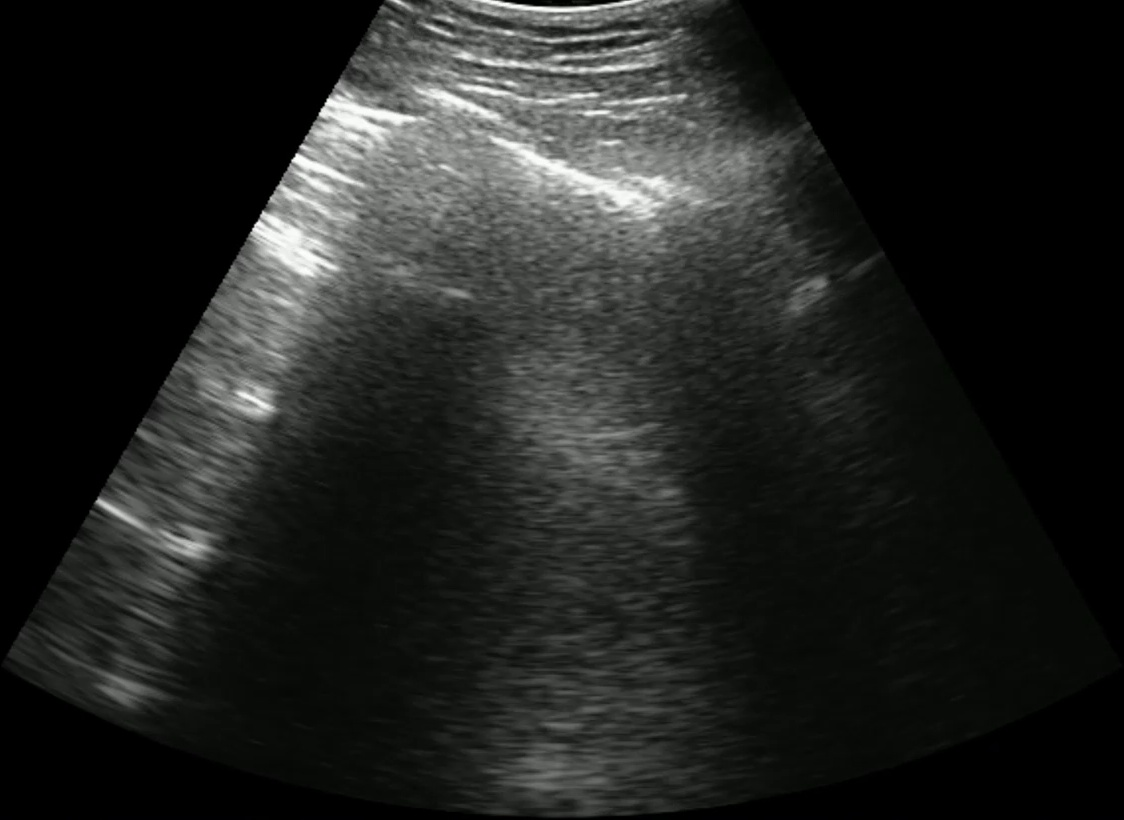
#> input picture LUS_patient_baseline/dataset/1/din-01-L-1-V-frame10.jpg, 1124 x 820 px, given in place of din-01-L-1-V-frame10-pleural_line.jpg, which was not available
$ python data_prepare.py
#> lines starting #> are read from the running program, lines starting #| are printed output that depends on the picture; pictures that were not available may be replaced by others from this repository, and a replacement may not be noted
import cv2
import os
import numpy as np
import matplotlib.pyplot as plt

sample_list = []
for i in os.listdir('1'):
    sample_list.append('1/' + i)
for i in os.listdir('2'):
    sample_list.append('2/' + i)
for sample in sample_list:
    pleural_line = 'Labels/' + sample.split('.')[0] + '-pleural_line.jpg'
    rib_line = 'Labels/' + sample.split('.')[0] + '-rib_line.jpg'
    rib_shadow = 'Labels/' + sample.split('.')[0] + '-rib_shadow.jpg'
    pl = cv2.imread(pleural_line, cv2.IMREAD_GRAYSCALE)
#> pl: shape (820, 1124); min 0, max 255, mean 34
    rl = cv2.imread(rib_line, cv2.IMREAD_GRAYSCALE)
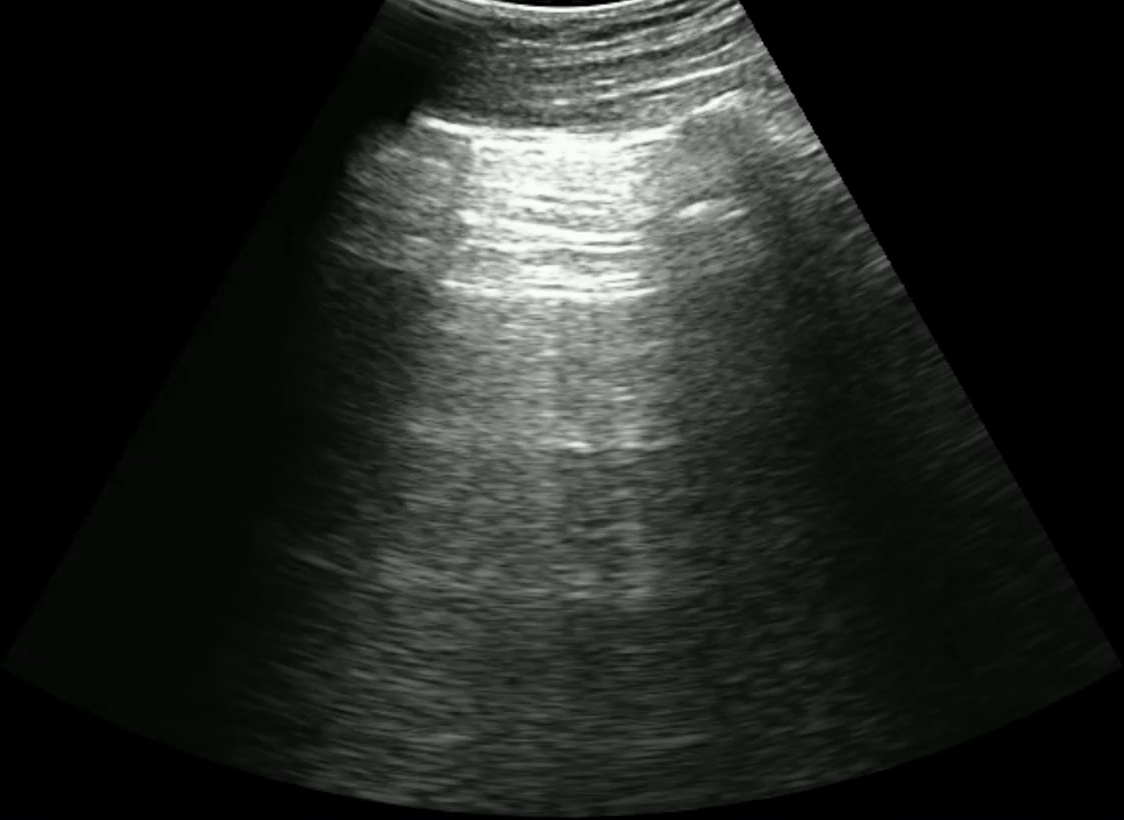
#> input picture LUS_patient_baseline/dataset/1/din-01-R-1-V-frame3.jpg, 1124 x 820 px, given in place of din-01-L-1-V-frame10-rib_line.jpg, which was not available
#> rl: shape (820, 1124); min 0, max 255, mean 37.2
    rs = cv2.imread(rib_shadow, cv2.IMREAD_GRAYSCALE)
    print(sample)
    merge = pl / 255 + 2 * rl / 255 + 3 * rs / 255
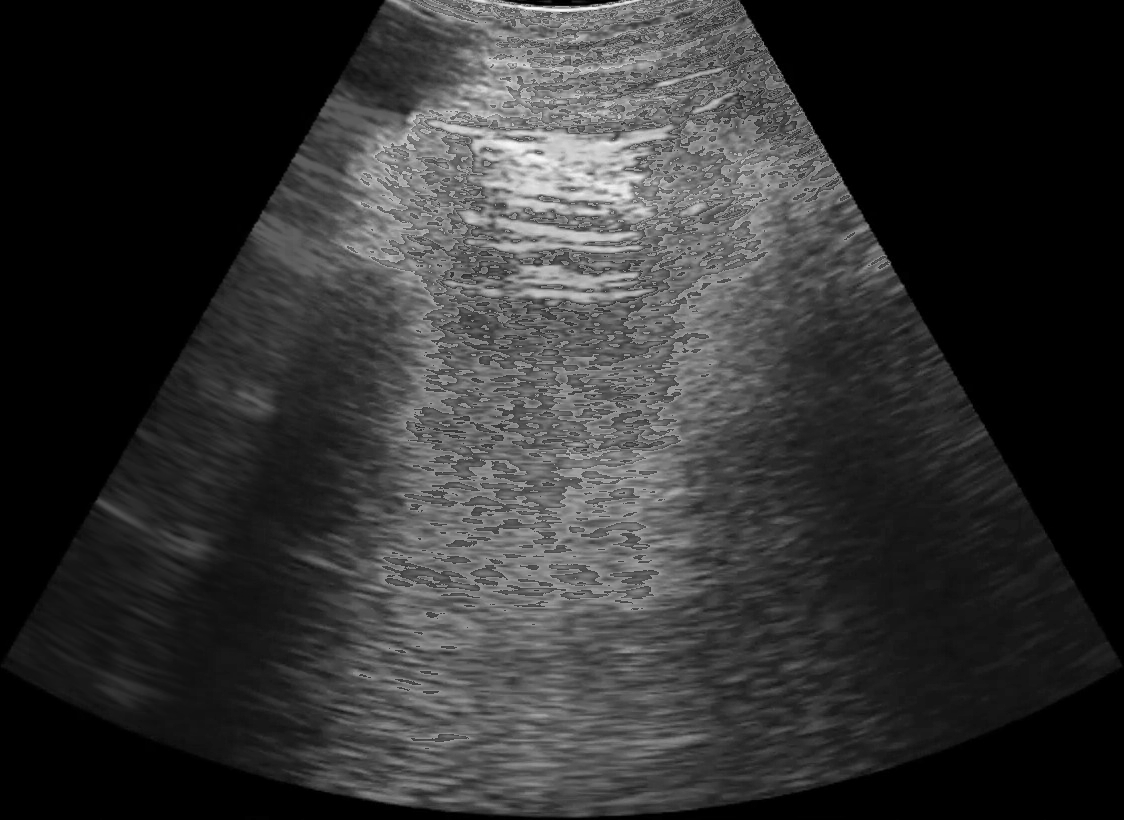
#> merge: shape (820, 1124) float64; min 0, max 2.99, mean 0.588; drawn with min black and max white
    # [5 lines of commented-out code are left out]
    cv2.imwrite('mask/' + sample, merge)
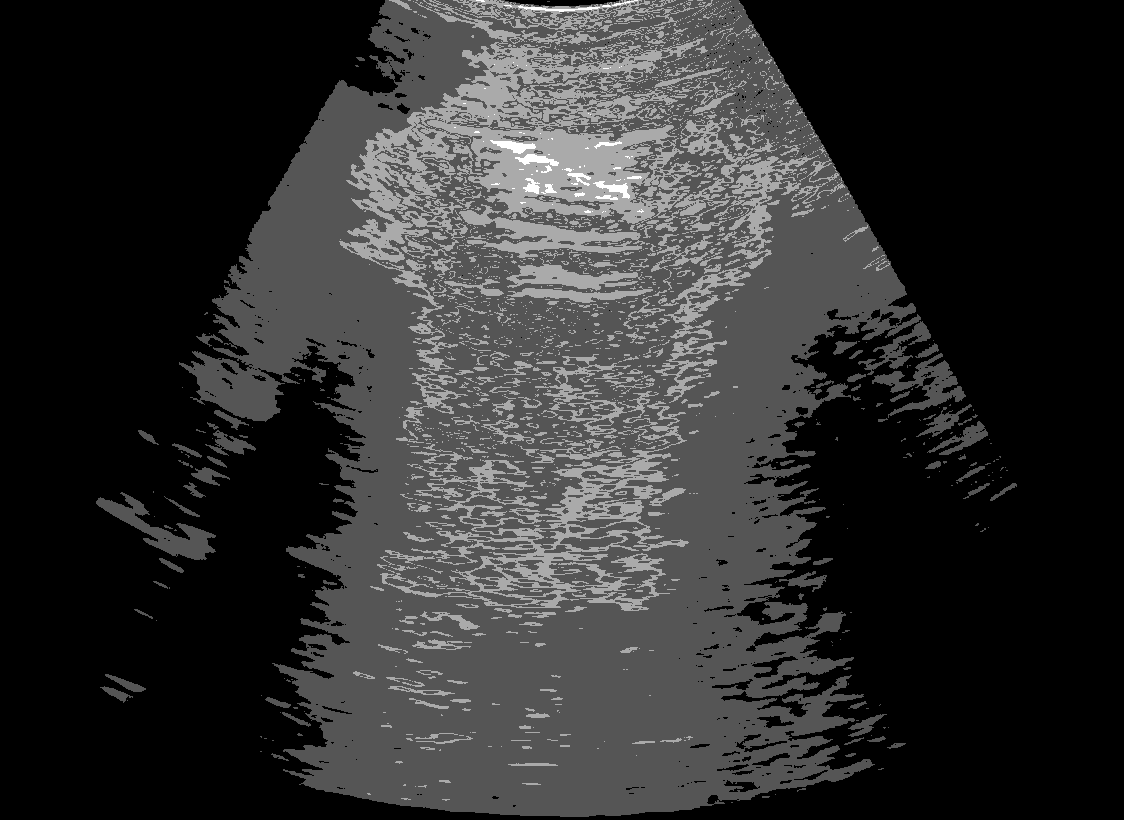
#> saved as din-01-L-1-V-frame10.jpg: shape (820, 1124); min 0, max 3, mean 0.555; drawn with min black and max white
#> (the run stopped early here; a loop or call above may not have finished)
